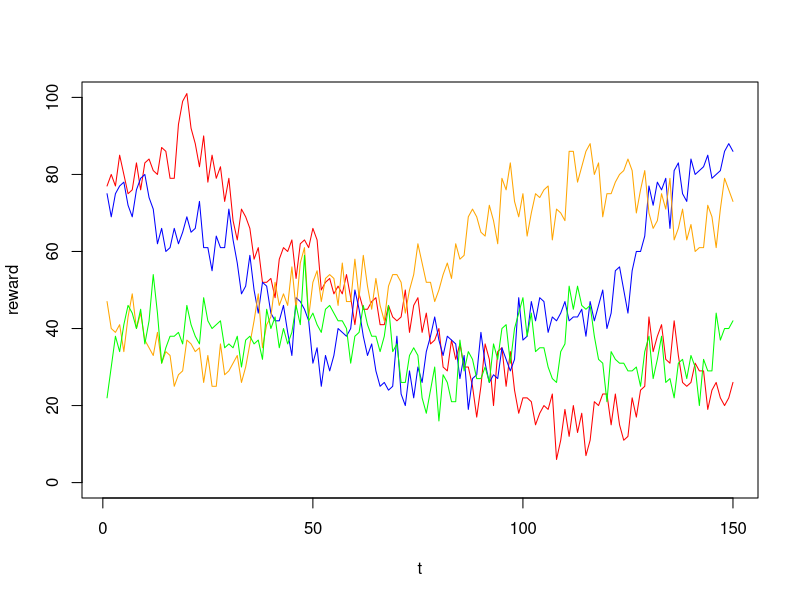

This chart was generated by the following R code:
## ---- chunk 1
knitr::opts_chunk$set(echo = TRUE)
## ---- chunk 2
# random walk function
RW <- function(N, x0, decay,theta, sd, diffusion_noise) {
  noise <- rnorm(n=N, mean=0, diffusion_noise)
  mu <- array()
  rewards <- array()
  mu[1] <- x0
  rewards[1] <- rnorm(1, x0, sd)
  for(t in 2:N){
    mu[t] <- mu[t-1]*decay + (1-decay) * theta + noise[t]
    rewards[t] <- rnorm(1, mu[t], sd)
  }
  return(round(rewards))
}

### some variables
total_trials <- 150
# initial values (can be changed!)
R1 <- 80 
R2 <- 70
R3 <- 40
R4 <- 30
# parameters from Daw 2006
decay_parameter <- 0.9836
decay_center <- 50
observation_sd <- 4
diffusion_sd <- 2.8

# simulate rewards for the 4 bandits
set.seed(2021)
P1<-RW(total_trials, R1, decay_parameter, decay_center, observation_sd, diffusion_sd)
P2<-RW(total_trials, R2, decay_parameter, decay_center, observation_sd, diffusion_sd)
P3<-RW(total_trials, R3, decay_parameter, decay_center, observation_sd, diffusion_sd)
P4<-RW(total_trials, R4, decay_parameter, decay_center, observation_sd, diffusion_sd)

# plot reward schedule
plot(P1,  ylim=c(0,100),
     xlab="t",ylab="reward", 
     typ='l', col="red")
lines(P2, col="blue")
lines(P3, col="orange")
lines(P4, col="green")

reward_schedule <- cbind(P1,P2,P3,P4)
# there's a reward value that's actually 101...
## ---- chunk 3
# choice function
soft_max <- function(b, val, eb, pb){
  sumExp <- exp(b * (val[1] + eb[1] +  pb[1])) + exp(b * (val[2] + eb[2] +  pb[2])) +
    exp(b * (val[3] + eb[3] +  pb[3])) + exp(b * (val[4] + eb[4] +  pb[4]))
  choiceProb1 <- exp(b * (val[1] + eb[1] +  pb[1]))/sumExp
  choiceProb2 <- exp(b * (val[2] + eb[2] +  pb[2]))/sumExp
  choiceProb3 <- exp(b * (val[3] + eb[3] +  pb[3]))/sumExp
  choiceProb4 <- exp(b * (val[4] + eb[4] +  pb[4]))/sumExp
  return(c(choiceProb1,choiceProb2,choiceProb3,choiceProb4))
}

sim_subject <- function(beta, phi, persev){
# initialize choice, reward, expected value, and observation variance arrays
choice <- rep(0,total_trials)
reward <- rep(0,total_trials)
pe <- rep(0,total_trials)
Kgain <- rep(0,total_trials)
v <- rep(50,4) # initial value at 50 points; 4 choices
sigma <- rep(observation_sd, 4)

# simulate choices for each trial
for (t in 1:total_trials){
  explo_bonus <- phi * sigma
  persv_bonus <- rep(0,4)
  
  if(t>1){
    # update perserveration bonus based on last trial's choice
    persv_bonus[choice[t-1]] <- persev
  }
  
  # simulate choice on trial t based on softmax rule
  choice[t] <- sample(4, size = 1, prob = soft_max(beta,v,explo_bonus,persv_bonus))
  
  # get reward from reward schedule based on simulated choice
  reward[t] <- reward_schedule[t,choice[t]]
  
  # calculate prediction error
  pe[t] <- reward[t] - v[choice[t]]
  
  # Kalman gain
  Kgain[t] = sigma[choice[t]]^2 / (sigma[choice[t]]^2 + observation_sd^2)
  
  # posterior variance for the chosen option
  sigma[choice[t]] = sqrt( (1 - Kgain[t]) * sigma[choice[t]]^2 )
  
  # expected value update
  v[choice[t]] = v[choice[t]] + Kgain[t] * pe[t]
  
  # between-trial update based on gaussian random walk
  v = decay_parameter * v + (1-decay_parameter) * decay_center;  
  
  # update obseration variance for all bandits
  for (j in 1:4) {
      sigma[j] = sqrt( decay_parameter^2 * sigma[j]^2 + diffusion_sd^2 );
  }
}
return(as.data.frame(cbind(reward, choice)))
}
## ---- chunk 4
Nsub <- 50

# parameter values (based on posterior estimates in Chakroun's winning model)
#### tweak these to change agent behavior
betas = rnorm(Nsub, 0.3, 0.1)
phis = rnorm(Nsub, 1.5, 0.1)
persevs = rnorm(Nsub, 4, 0.1)

# simuluate data for all subjects
sim_data <- data.frame(matrix(ncol = 4, nrow = total_trials*Nsub))
colnames(sim_data) <- c("subject","trialnum","choice","reward")
for (s in 1:Nsub){
  start_ind <- (s-1)*total_trials+1
  end_ind <- s*total_trials
  sub_sim <- sim_subject(betas[s],phis[s],persevs[s])
  sim_data$subject[start_ind:end_ind] <- rep(s,total_trials)
  sim_data$trialnum[start_ind:end_ind] <- 1:total_trials
  sim_data$choice[start_ind:end_ind] <- sub_sim$choice
  sim_data$reward[start_ind:end_ind] <- sub_sim$reward
}
